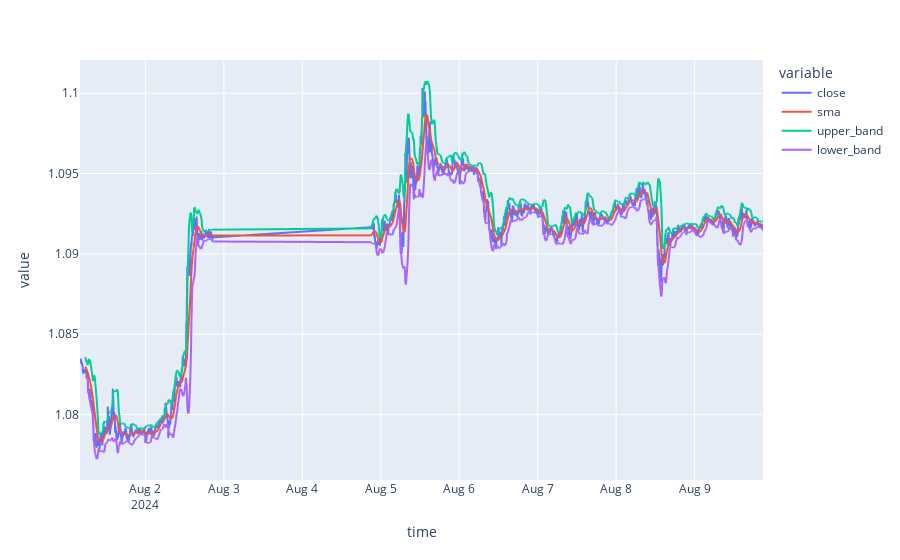

The code cell stored with this chart in its notebook:
### Code cell
# bollinger indicator

bollinger_period = 20
num_deviations = 2

rates_df['std'] = rates_df['close'].rolling(sma_period).std()
rates_df['upper_band'] = rates_df['sma'] + num_deviations * rates_df['std']
rates_df['lower_band'] = rates_df['sma'] - num_deviations * rates_df['std']

px.line(rates_df, x='time', y=['close', 'sma', 'upper_band', 'lower_band'])

### Figure 1 — Plotly figure (JSON) as saved in the notebook; plotly's stock layout.template omitted (floating-point values rounded to 4 significant figures; data arrays with more than 128 entries replaced by an {"elided": "..."} marker saying what was removed)
{"data": [{"hovertemplate": "variable=close<br>time=%{x}<br>value=%{y}<extra></extra>", "legendgroup": "close", "line": {"color": "#636efa", "dash": "solid"}, "marker": {"symbol": "circle"}, "mode": "lines", "name": "close", "showlegend": true, "type": "scattergl", "x": {"elided": "1931 str values"}, "xaxis": "x", "y": {"elided": "1931 float values"}, "yaxis": "y"}, {"hovertemplate": "variable=sma<br>time=%{x}<br>value=%{y}<extra></extra>", "legendgroup": "sma", "line": {"color": "#EF553B", "dash": "solid"}, "marker": {"symbol": "circle"}, "mode": "lines", "name": "sma", "showlegend": true, "type": "scattergl", "x": {"elided": "1931 str values"}, "xaxis": "x", "y": {"elided": "1931 float values"}, "yaxis": "y"}, {"hovertemplate": "variable=upper_band<br>time=%{x}<br>value=%{y}<extra></extra>", "legendgroup": "upper_band", "line": {"color": "#00cc96", "dash": "solid"}, "marker": {"symbol": "circle"}, "mode": "lines", "name": "upper_band", "showlegend": true, "type": "scattergl", "x": {"elided": "1931 str values"}, "xaxis": "x", "y": {"elided": "1931 float values"}, "yaxis": "y"}, {"hovertemplate": "variable=lower_band<br>time=%{x}<br>value=%{y}<extra></extra>", "legendgroup": "lower_band", "line": {"color": "#ab63fa", "dash": "solid"}, "marker": {"symbol": "circle"}, "mode": "lines", "name": "lower_band", "showlegend": true, "type": "scattergl", "x": {"elided": "1931 str values"}, "xaxis": "x", "y": {"elided": "1931 float values"}, "yaxis": "y"}], "layout": {"legend": {"title": {"text": "variable"}, "tracegroupgap": 0}, "margin": {"t": 60}, "xaxis": {"anchor": "y", "domain": [0, 1], "title": {"text": "time"}}, "yaxis": {"anchor": "x", "domain": [0, 1], "title": {"text": "value"}}}}
